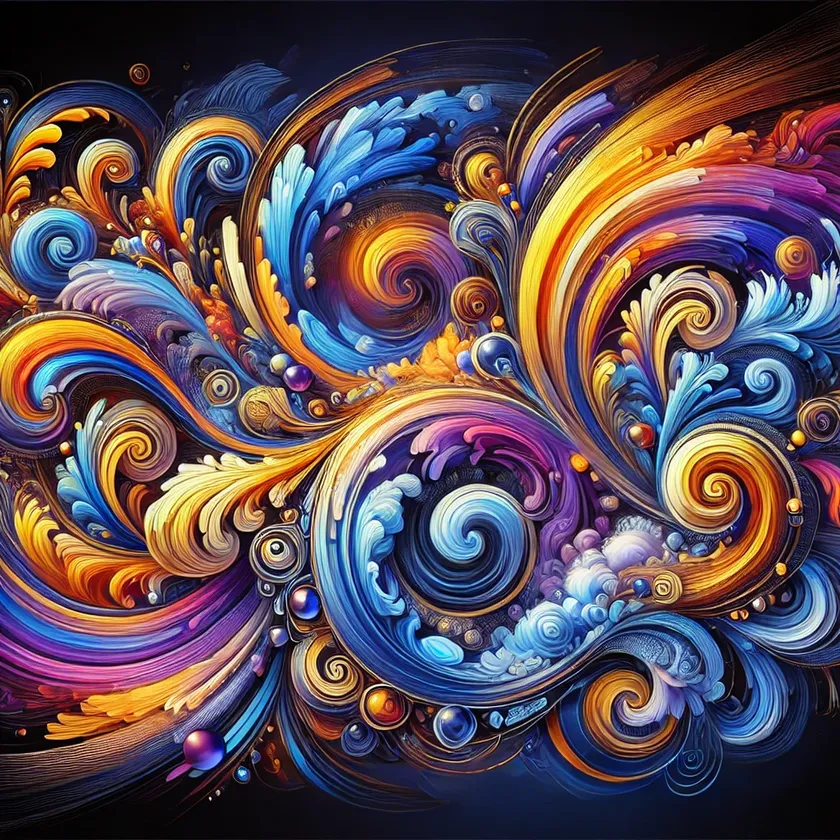
#> input picture DALL·E 2024-12-19 14.59.34 - A high-quality image of a colorful abstract digital art with swirls and vibrant colors, featuring a mix of blue, orange, purple, and yellow shades. Th.webp, 840 x 840 px, shrunk from 1024 x 1024 before the run
$ python img-encryption.py
#> lines starting #> are read from the running program, lines starting #| are printed output that depends on the picture
from PIL import Image
import numpy as np
import os
import json
import pyfiglet

class AdvancedImageEncryptor:
    def __init__(self, key: str):
        """
        Initialize the AdvancedImageEncryptor with a key.
        :param key: Encryption/Decryption key (string).
        """
        self.key = self._generate_numeric_key(key)

    @staticmethod
    def _generate_numeric_key(key: str):
        """
        Convert the string key into a numeric array.
        :param key: String key.
        :return: Numeric key as a numpy array.
        """
        return np.array([ord(char) for char in key], dtype=np.uint8)

    def _xor_encrypt(self, pixel_array: np.ndarray):
        """
        Perform XOR encryption on the pixel array.
        :param pixel_array: Original pixel array.
        :return: Encrypted pixel array.
        """
        flat_pixels = pixel_array.flatten()
        key_repeated = np.tile(self.key, len(flat_pixels) // len(self.key) + 1)
        return np.bitwise_xor(flat_pixels, key_repeated[:len(flat_pixels)]).reshape(pixel_array.shape)

    def _xor_decrypt(self, encrypted_array: np.ndarray):
        """
        Perform XOR decryption (same as encryption for XOR).
        :param encrypted_array: Encrypted pixel array.
        :return: Decrypted pixel array.
        """
        return self._xor_encrypt(encrypted_array)

    def encrypt(self, input_path: str, output_path: str):
        """
        Encrypt an image and save it.
        :param input_path: Path to the input image.
        :param output_path: Path to save the encrypted image.
        """
        if not os.path.exists(input_path):
            raise FileNotFoundError(f"Input file '{input_path}' not found.")

        image = Image.open(input_path)
        pixel_array = np.array(image)

        encrypted_array = self._xor_encrypt(pixel_array)

        encrypted_image = Image.fromarray(np.uint8(encrypted_array))
        encrypted_image.save(output_path)

        metadata = {'key_length': len(self.key)}
        with open(output_path + ".meta", "w") as meta_file:
            json.dump(metadata, meta_file)

        print(pyfiglet.figlet_format("Image Encryption"))
        print(f"Image encrypted and saved to {output_path}.")

    def decrypt(self, input_path: str, output_path: str):
        """
        Decrypt an encrypted image.
        :param input_path: Path to the encrypted image.
        :param output_path: Path to save the decrypted image.
        """
        if not os.path.exists(input_path):
            raise FileNotFoundError(f"Input file '{input_path}' not found.")

        metadata_path = input_path + ".meta"
        if not os.path.exists(metadata_path):
            raise FileNotFoundError(f"Metadata file '{metadata_path}' not found.")
        with open(metadata_path, "r") as meta_file:
            metadata = json.load(meta_file)

        image = Image.open(input_path)
        encrypted_array = np.array(image)

        decrypted_array = self._xor_decrypt(encrypted_array)

        decrypted_image = Image.fromarray(np.uint8(decrypted_array))
        decrypted_image.save(output_path)

        print(pyfiglet.figlet_format("Image Decryption"))
        print(f"Image decrypted and saved to {output_path}.")


if __name__ == "__main__":
    key = "my_secure_key_123"
    encryptor = AdvancedImageEncryptor(key)

    print("Choose an operation:")
    print("1. Encrypt an image")
    print("2. Decrypt an image")
    choice = input("Enter your choice (1/2): ")
#> the answer given: 1

    if choice == "1":
        input_path = input("Enter the full path to the image to encrypt: ")
#> the answer given: DALL·E 2024-12-19 14.59.34 - A high-quality image of a colorful abstract digital art with swirls and vibrant colors, featuring a mix of blue, orange, purple, and yellow shades. Th.webp
        output_path = input("Enter the output path for the encrypted image: ")
#> the answer given: out.png
        encryptor.encrypt(input_path, output_path)
#> in encrypt, image is the input picture: PIL image 840x840 RGB; mean R, G, B 93.6, 77.1, 85.9
#> in _xor_encrypt, `return np.bitwise_xor(flat_pixels, key_repeated[:len(flat_pixels)]).re..`:
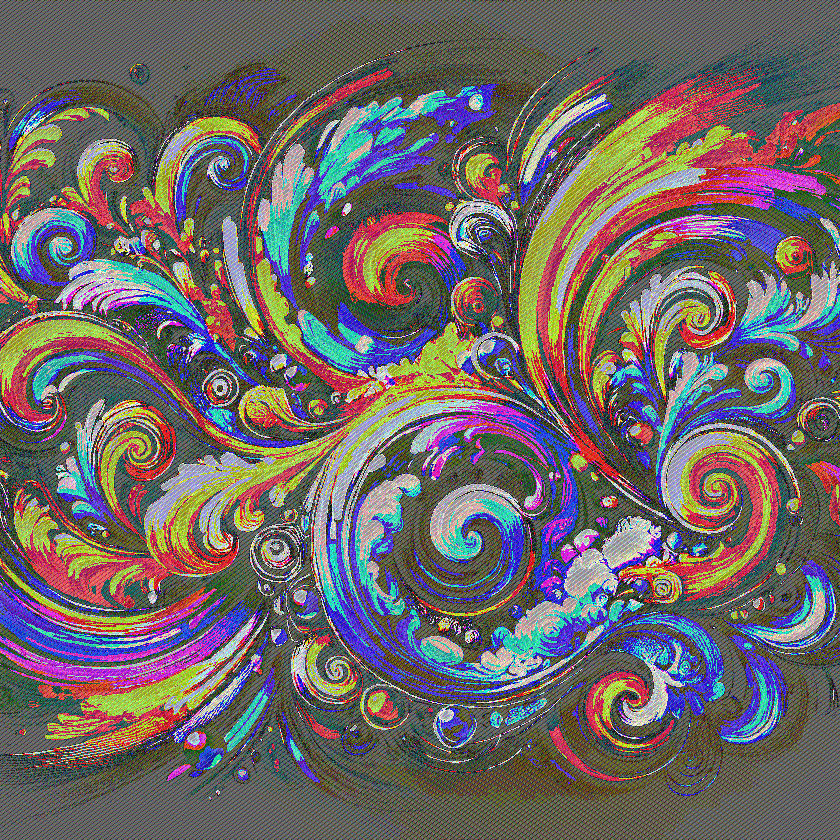
#> returned value: shape (840, 840, 3); mean of channels 0, 1, 2 110.6, 102.9, 102.8; drawn as R, G, B
    elif choice == "2":
        input_path = input("Enter the full path to the encrypted image: ")
        output_path = input("Enter the output path for the decrypted image: ")
        encryptor.decrypt(input_path, output_path)
    else:
        print("Invalid choice. Please enter 1 or 2.")

$ run again, on image.jpg
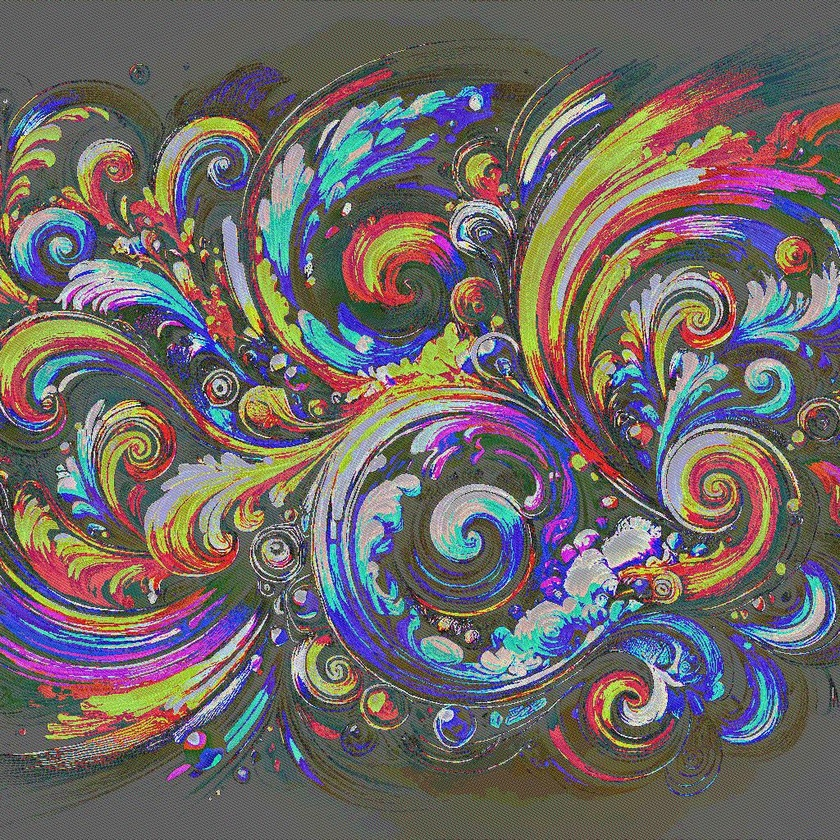
#> input picture image.jpg, 840 x 840 px, shrunk from 1024 x 1024 before the run
#> in encrypt, image is the input picture: PIL image 840x840 RGB; mean R, G, B 110.6, 103.2, 103.2
#> in _xor_encrypt, `return np.bitwise_xor(flat_pixels, key_repeated[:len(flat_pixels)]).re..`:
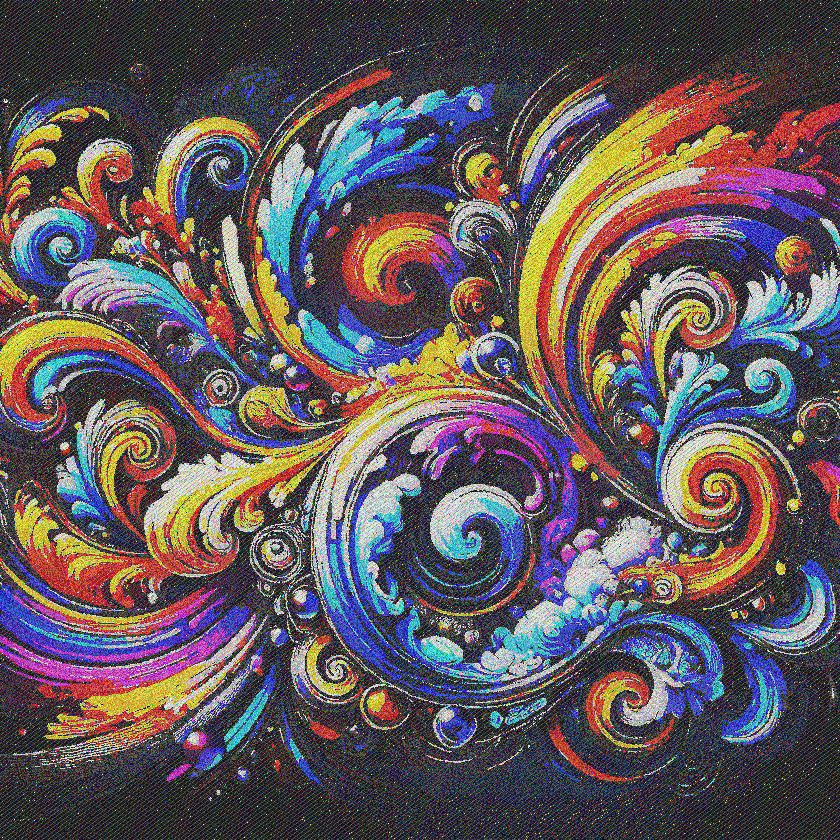
#> returned value: shape (840, 840, 3); mean of channels 0, 1, 2 98, 87.5, 91.8; drawn as R, G, B
